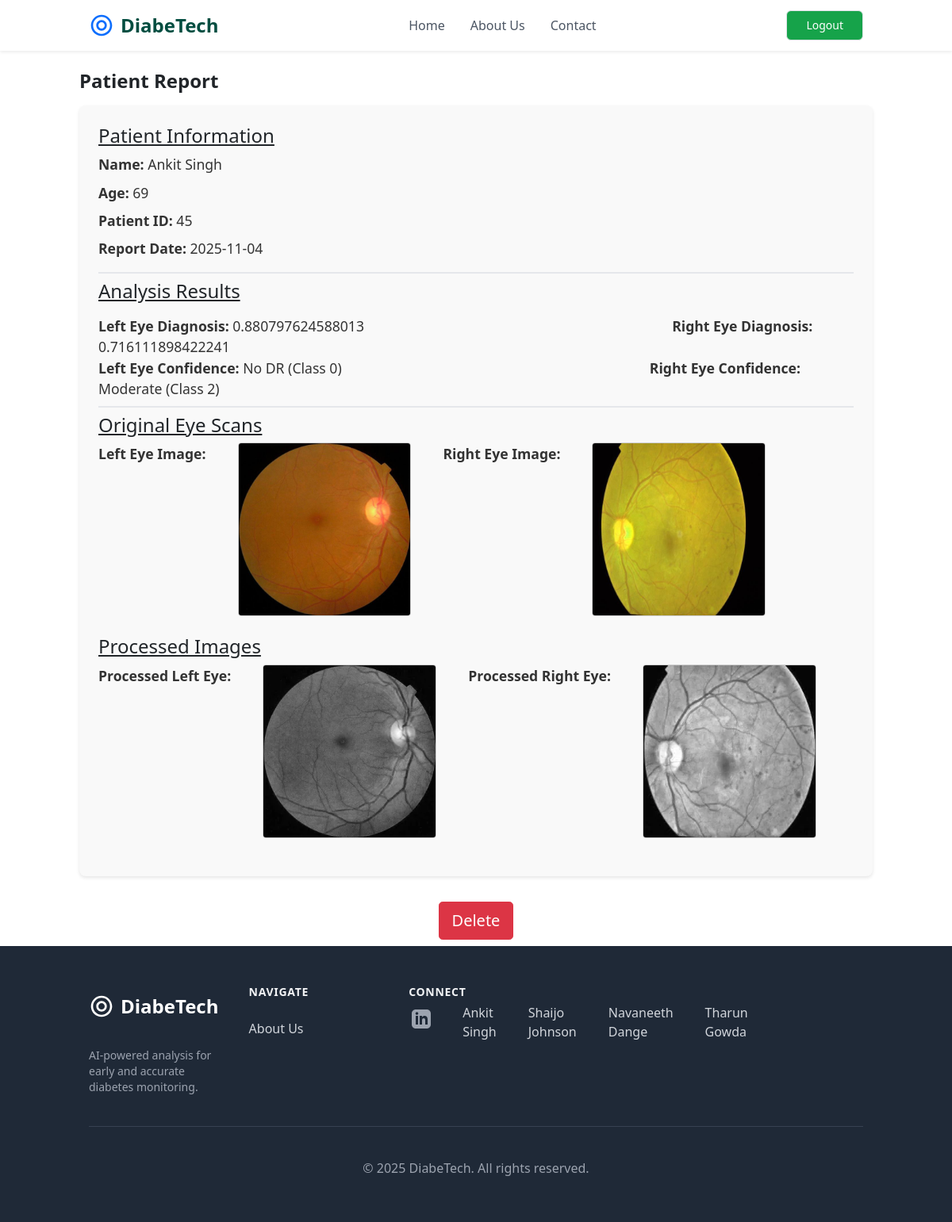
The page /patient-report/45 (signed in) on the database its author committed.
### retinopathy/modules.py (models this page shows, shortened)
class Patient(db.Model):
    patient_id = db.Column(db.String(20), unique = True, nullable = False, primary_key = True)
    name = db.Column(db.String(100), nullable = False)
    age = db.Column(db.Integer, nullable = False)
    sex = db.Column(db.String(10), nullable = False)
    RightEye_image_file = db.Column(db.String(100), nullable = False, default = 'default.jpg')
    LeftEye_image_file = db.Column(db.String(100), nullable = False, default = 'default.jpg')
    RightEye_diagnosis = db.Column(db.String(200), nullable = False)
    LeftEye_diagnosis = db.Column(db.String(200), nullable = False)
    date_uploaded = db.Column(db.DateTime, nullable = False, default = datetime.utcnow)
    user_id = db.Column(db.Integer, db.ForeignKey('user.id'), nullable = False)
    processed_RightEye_image_file = db.Column(db.String(100), nullable = True)
    processed_LeftEye_image_file = db.Column(db.String(100), nullable = True)
    RightEye_prediction = db.Column(db.Integer, nullable = True)
    LeftEye_prediction = db.Column(db.Integer, nullable = True)

### retinopathy/routes.py (the view)
@app.route('/patient-report/<patient_id>')
@login_required
def patient_report(patient_id):
	patient = Patient.query.get_or_404(patient_id)
	return render_template('patientreport.html', patient=patient, patient_id=patient_id)

### retinopathy/modules.py (called while the page is built)
@login_manager.user_loader
def load_user(user_id):
    return User.query.get(int(user_id))

### retinopathy/templates/patientreport.html (shortened to what this page needs)
{% extends "layout.html" %}
{% block content %}
    <div class="container">
    <main>
        <h1 class="mt-6 flex font-semibold">Patient Report</h1>
        <div class="report-section">
            <div class="patient-info border-b-2 pb-2 mb-2">
                <h2 class="underline">Patient Information</h2>
                <p><strong>Name:</strong> {{ patient.name }}</p>
                <p><strong>Age:</strong> {{ patient.age }}</p>
                <p><strong>Patient ID:</strong> {{ patient.patient_id }}</p>
                <p><strong>Report Date:</strong> {{ patient.date_uploaded.strftime('%Y-%m-%d') }}</p>
            </div>
            <div class="analysis-results border-b-2 pb-2 mb-2">
                <h2 class="underline mb-3">Analysis Results</h2>
                <span><strong>Left Eye Diagnosis:</strong> {{ patient.LeftEye_diagnosis }}</span>
                <span class="ml-64 pl-32"><strong>Right Eye Diagnosis:</strong> {{ patient.RightEye_diagnosis }}</span>
                <br>
                <span><strong>Left Eye Confidence:</strong> {{ patient.LeftEye_prediction }}</span>
                <span class="ml-64 pl-32"><strong>Right Eye Confidence:</strong> {{ patient.RightEye_prediction }}</span>
            </div>
            <h2 class="underline">Original Eye Scans</h2>
            <div class="eye-images flex space-x-10">
                <p><strong>Left Eye Image:</strong></p>
                <img src="{{ url_for('static', filename='Eye_pictures/' + patient.LeftEye_image_file) }}" alt="Left Eye Image" class="report-image">
                <p><strong>Right Eye Image:</strong></p>
                <img src="{{ url_for('static', filename='Eye_pictures/' + patient.RightEye_image_file) }}" alt="Right Eye Image" class="report-image">
            </div>
            <h2 class="underline">Processed Images</h2>
            <div class="processed_images flex space-x-10">
                <p><strong>Processed Left Eye:</strong></p>
                <img src="{{ url_for('static', filename='processed_images/' + patient.processed_LeftEye_image_file) }}" alt="Processed Left Eye" class="report-image">
                <p><strong>Processed Right Eye:</strong></p>
                <img src="{{ url_for('static', filename='processed_images/' + patient.processed_RightEye_image_file) }}" alt="Processed Right Eye" class="report-image">
            </div>
        </div>
    </main>
</div>
    <form action="{{ url_for('delete_post', patient_id = patient.patient_id )}}" method="POST" style="display:inline ;">
        <div class="text-center width: 100%;">
            <button type="submit" class="btn btn-danger btn-lg" onclick="return confirm('Are you sure you want to delete this post?');">Delete</button>
        </div>
    </form>
{% endblock content %}

### retinopathy/templates/layout.html (shortened to what this page needs)
<!DOCTYPE html>
<html lang="en">
<head>
    <script src="https://cdn.tailwindcss.com"></script>
    <link href="https://cdn.jsdelivr.net/npm/bootstrap@5.1.3/dist/css/bootstrap.min.css" rel="stylesheet">
</head>
<body>
        <header class="bg-white shadow-sm sticky top-0 z-50">
            <nav class="container mx-auto px-4 sm:px-6 lg:px-8">
                <div class="flex justify-between items-center h-16">
                    <a href="{{ url_for('home') }}" data-page="home" class="flex-shrink-0 flex items-center">
                        <span class="ml-2 text-2xl font-bold text-primary-dark">DiabeTech</span>
                    </a>
                    <div class="hidden md:flex md:items-center md:space-x-8">
                        <a href="{{ url_for('home') }}" data-page="home" class="font-medium text-gray-600 hover:text-primary transition">Home</a>
                        <a href="{{ url_for('about') }}" data-page="about" class="font-medium text-gray-600 hover:text-primary transition">About Us</a>
                        <a href="#main-footer" data-page="contact" class="font-medium text-gray-600 hover:text-primary transition">Contact</a>
                    </div>
                     {% if not current_user.is_authenticated %}
                     <div class="flex  justify-center gap-10 ">
                        <a href="{{ url_for('login') }}" data-page="patient-list" class="hidden md:inline-flex px-4 py-2 border border-transparent text-sm font-medium rounded-md text-white bg-green-600 hover:bg-green-900 transition hover:scale-105">
                            Login
                        </a>
                        <a href="{{ url_for('register') }}" data-page="patient-list" class="hidden md:inline-flex px-4 py-2 border border-transparent text-sm font-medium rounded-md text-white bg-green-600 hover:bg-green-900 transition hover:scale-105">
                             Register
                        </a>
                    </div>
                    {% else %}
                        <a href="{{ url_for('logout') }}" class="hidden md:inline-flex items-center px-4 py-2 border border-transparent text-sm font-medium rounded-md text-white bg-green-600 hover:bg-green-900 transition hover:scale-105">
                            Logout
                        </a>
                    {% endif %}
            </nav>
        </header>
        <main>
            {% block content %}{% endblock %}
        </main>
        <footer id="main-footer" class="bg-gray-800 text-gray-300 mt-2">
            <div class="container mx-auto px-4 sm:px-6 lg:px-8 py-12">
                <div class="grid grid-cols-2 md:grid-cols-4 lg:grid-cols-5 gap-8">
                    <div class="col-span-2 lg:col-span-1">
                        <div class="flex items-center">
                            <span class="ml-2 text-2xl font-bold text-white">DiabeTech</span>
                        </div>
                        <p class="mt-4 text-sm text-gray-400">AI-powered analysis for early and accurate diabetes monitoring.</p>
                    </div>
                    <div>
                        <h3 class="text-sm font-semibold text-gray-100 tracking-wider uppercase">Navigate</h3>
                        <ul class="mt-4 space-y-2">
                            <li><a href="{{ url_for('about') }}" data-page="about" class="text-base text-gray-300 hover:text-white">About Us</a></li>
                    </div>
                    <div>
                        <h3 class="text-sm font-semibold text-gray-100 tracking-wider uppercase">Connect</h3>
                        <div class="flex gap-10 mt-1 pl-1 ">
                            <a class="text-gray-400 hover:text-white">
                                <a href="https://www.linkedin.com/in/ankit-singh-a16a51334?utm_source=share&utm_campaign=share_via&utm_content=profile&utm_medium=android_app" class="block">Ankit Singh</a>
                                <a href="https://www.linkedin.com/in/shaijo-johnson-698a42334?utm_source=share&utm_campaign=share_via&utm_content=profile&utm_medium=android_app" class="block">Shaijo Johnson</a>
                                <a href="https://www.linkedin.com/in/h-navaneeth-dange-7b820b330?utm_source=share&utm_campaign=share_via&utm_content=profile&utm_medium=android_app" class="block">Navaneeth Dange</a>
                                <a href="https://www.linkedin.com/in/tharun-944249366?utm_source=share&utm_campaign=share_via&utm_content=profile&utm_medium=android_app" class="block">Tharun Gowda</a>
                            </a>
                        </div>
                    </div>
                </div>
                <div class="mt-8 border-t border-gray-700 pt-8 text-center">
                    <p class="text-base text-gray-400">&copy; 2025 DiabeTech. All rights reserved.</p>
                </div>
            </div>
        </footer>
    </body>

### retinopathy/templates/patientreport.html (style rules this page uses)
.report-section { background-color: #f9f9f9; padding: 1.5em; border-radius: 8px; box-shadow: 0 2px 4px rgba(0, 0, 0, 0.1); margin-bottom: 2em; margin-top: 1em; }
.report-image { max-width: 23%; height: auto; border: 1px solid #ccc; border-radius: 4px; margin-top: 0.5em; margin-bottom: 1.5em; }
h1, h2 { font-size: 1.5em; }
p { font-size: 1.1em; color: #333; margin: 0.5em 0; }
span { font-size: 1.1em; color: #333; margin: 0.5em 0; }

### rows shown on the page
Patient: name "Ankit Singh", age "69", patient_id "45", date_uploaded "2025-11-04", LeftEye_diagnosis "0.880797624588013", RightEye_diagnosis "0.716111898422241", LeftEye_prediction "No DR (Class 0)", RightEye_prediction "Moderate (Class 2)", LeftEye_image_file (picture), RightEye_image_file (picture), processed_LeftEye_image_file (picture), processed_RightEye_image_file (picture)
